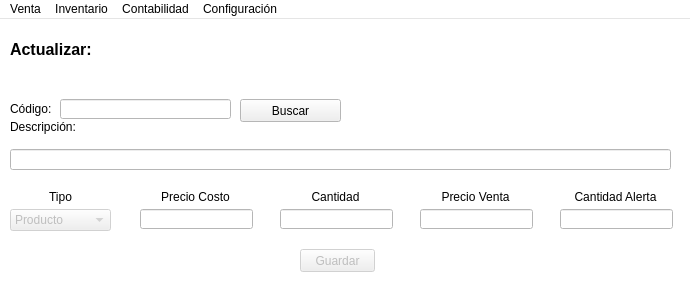
<?xml version="1.0" encoding="UTF-8"?>
<ui version="4.0">
 <class>Agregar</class>
 <widget class="QMainWindow" name="Agregar">
  <property name="geometry">
   <rect>
    <x>0</x>
    <y>0</y>
    <width>690</width>
    <height>292</height>
   </rect>
  </property>
  <property name="sizePolicy">
   <sizepolicy hsizetype="Expanding" vsizetype="Expanding">
    <horstretch>0</horstretch>
    <verstretch>0</verstretch>
   </sizepolicy>
  </property>
  <property name="palette">
   <palette>
    <active>
     <colorrole role="Base">
      <brush brushstyle="SolidPattern">
       <color alpha="255">
        <red>255</red>
        <green>255</green>
        <blue>255</blue>
       </color>
      </brush>
     </colorrole>
     <colorrole role="Window">
      <brush brushstyle="SolidPattern">
       <color alpha="255">
        <red>255</red>
        <green>255</green>
        <blue>255</blue>
       </color>
      </brush>
     </colorrole>
    </active>
    <inactive>
     <colorrole role="Base">
      <brush brushstyle="SolidPattern">
       <color alpha="255">
        <red>255</red>
        <green>255</green>
        <blue>255</blue>
       </color>
      </brush>
     </colorrole>
     <colorrole role="Window">
      <brush brushstyle="SolidPattern">
       <color alpha="255">
        <red>255</red>
        <green>255</green>
        <blue>255</blue>
       </color>
      </brush>
     </colorrole>
    </inactive>
    <disabled>
     <colorrole role="Base">
      <brush brushstyle="SolidPattern">
       <color alpha="255">
        <red>255</red>
        <green>255</green>
        <blue>255</blue>
       </color>
      </brush>
     </colorrole>
     <colorrole role="Window">
      <brush brushstyle="SolidPattern">
       <color alpha="255">
        <red>255</red>
        <green>255</green>
        <blue>255</blue>
       </color>
      </brush>
     </colorrole>
    </disabled>
   </palette>
  </property>
  <property name="cursor">
   <cursorShape>ArrowCursor</cursorShape>
  </property>
  <property name="contextMenuPolicy">
   <enum>Qt::ActionsContextMenu</enum>
  </property>
  <property name="windowTitle">
   <string>HiCell-Actualizar</string>
  </property>
  <property name="windowIcon">
   <iconset resource="resource.qrc">
    <normaloff>:/new/prefix2/icono.png</normaloff>:/new/prefix2/icono.png</iconset>
  </property>
  <widget class="QWidget" name="centralWidget">
   <widget class="QLabel" name="label">
    <property name="geometry">
     <rect>
      <x>10</x>
      <y>80</y>
      <width>51</width>
      <height>20</height>
     </rect>
    </property>
    <property name="sizePolicy">
     <sizepolicy hsizetype="Fixed" vsizetype="MinimumExpanding">
      <horstretch>0</horstretch>
      <verstretch>0</verstretch>
     </sizepolicy>
    </property>
    <property name="autoFillBackground">
     <bool>true</bool>
    </property>
    <property name="text">
     <string>Código:</string>
    </property>
    <property name="textFormat">
     <enum>Qt::RichText</enum>
    </property>
   </widget>
   <widget class="QLineEdit" name="lineEdit_aCodigo">
    <property name="geometry">
     <rect>
      <x>60</x>
      <y>80</y>
      <width>171</width>
      <height>20</height>
     </rect>
    </property>
    <property name="sizePolicy">
     <sizepolicy hsizetype="Preferred" vsizetype="Preferred">
      <horstretch>0</horstretch>
      <verstretch>0</verstretch>
     </sizepolicy>
    </property>
   </widget>
   <widget class="QPushButton" name="pushButton_aBuscar">
    <property name="geometry">
     <rect>
      <x>240</x>
      <y>80</y>
      <width>101</width>
      <height>23</height>
     </rect>
    </property>
    <property name="text">
     <string>Buscar</string>
    </property>
    <property name="icon">
     <iconset resource="resource.qrc">
      <normaloff>:/new/prefix1/buscar.png</normaloff>:/new/prefix1/buscar.png</iconset>
    </property>
   </widget>
   <widget class="QLabel" name="label_2">
    <property name="geometry">
     <rect>
      <x>10</x>
      <y>100</y>
      <width>111</width>
      <height>16</height>
     </rect>
    </property>
    <property name="text">
     <string>Descripción:</string>
    </property>
   </widget>
   <widget class="QLineEdit" name="lineEdit_aDescripcion">
    <property name="enabled">
     <bool>false</bool>
    </property>
    <property name="geometry">
     <rect>
      <x>10</x>
      <y>130</y>
      <width>661</width>
      <height>21</height>
     </rect>
    </property>
   </widget>
   <widget class="QLabel" name="label_3">
    <property name="geometry">
     <rect>
      <x>420</x>
      <y>170</y>
      <width>111</width>
      <height>16</height>
     </rect>
    </property>
    <property name="text">
     <string>Precio Venta</string>
    </property>
    <property name="alignment">
     <set>Qt::AlignCenter</set>
    </property>
   </widget>
   <widget class="QLineEdit" name="lineEdit_aPrecio">
    <property name="enabled">
     <bool>false</bool>
    </property>
    <property name="geometry">
     <rect>
      <x>420</x>
      <y>190</y>
      <width>113</width>
      <height>20</height>
     </rect>
    </property>
   </widget>
   <widget class="QLabel" name="label_4">
    <property name="geometry">
     <rect>
      <x>280</x>
      <y>170</y>
      <width>111</width>
      <height>16</height>
     </rect>
    </property>
    <property name="text">
     <string>Cantidad</string>
    </property>
    <property name="alignment">
     <set>Qt::AlignCenter</set>
    </property>
   </widget>
   <widget class="QLabel" name="label_5">
    <property name="geometry">
     <rect>
      <x>10</x>
      <y>170</y>
      <width>101</width>
      <height>16</height>
     </rect>
    </property>
    <property name="text">
     <string>Tipo</string>
    </property>
    <property name="alignment">
     <set>Qt::AlignCenter</set>
    </property>
   </widget>
   <widget class="QComboBox" name="comboBox_aTipo">
    <property name="enabled">
     <bool>false</bool>
    </property>
    <property name="geometry">
     <rect>
      <x>10</x>
      <y>190</y>
      <width>101</width>
      <height>22</height>
     </rect>
    </property>
    <item>
     <property name="text">
      <string>Producto</string>
     </property>
    </item>
    <item>
     <property name="text">
      <string>Servicio Técnico</string>
     </property>
    </item>
   </widget>
   <widget class="QLineEdit" name="lineEdit_aCantidad">
    <property name="enabled">
     <bool>false</bool>
    </property>
    <property name="geometry">
     <rect>
      <x>280</x>
      <y>190</y>
      <width>113</width>
      <height>20</height>
     </rect>
    </property>
   </widget>
   <widget class="QPushButton" name="pushButton_aGuardar">
    <property name="enabled">
     <bool>false</bool>
    </property>
    <property name="geometry">
     <rect>
      <x>300</x>
      <y>230</y>
      <width>75</width>
      <height>23</height>
     </rect>
    </property>
    <property name="text">
     <string>Guardar</string>
    </property>
   </widget>
   <widget class="QLabel" name="label_6">
    <property name="geometry">
     <rect>
      <x>10</x>
      <y>20</y>
      <width>121</width>
      <height>20</height>
     </rect>
    </property>
    <property name="font">
     <font>
      <pointsize>12</pointsize>
      <weight>75</weight>
      <bold>true</bold>
     </font>
    </property>
    <property name="text">
     <string>Actualizar:</string>
    </property>
   </widget>
   <widget class="QLabel" name="label_7">
    <property name="geometry">
     <rect>
      <x>380</x>
      <y>10</y>
      <width>151</width>
      <height>41</height>
     </rect>
    </property>
    <property name="palette">
     <palette>
      <active>
       <colorrole role="Base">
        <brush brushstyle="SolidPattern">
         <color alpha="255">
          <red>255</red>
          <green>255</green>
          <blue>255</blue>
         </color>
        </brush>
       </colorrole>
       <colorrole role="Window">
        <brush brushstyle="SolidPattern">
         <color alpha="255">
          <red>255</red>
          <green>255</green>
          <blue>255</blue>
         </color>
        </brush>
       </colorrole>
      </active>
      <inactive>
       <colorrole role="Base">
        <brush brushstyle="SolidPattern">
         <color alpha="255">
          <red>255</red>
          <green>255</green>
          <blue>255</blue>
         </color>
        </brush>
       </colorrole>
       <colorrole role="Window">
        <brush brushstyle="SolidPattern">
         <color alpha="255">
          <red>255</red>
          <green>255</green>
          <blue>255</blue>
         </color>
        </brush>
       </colorrole>
      </inactive>
      <disabled>
       <colorrole role="Base">
        <brush brushstyle="SolidPattern">
         <color alpha="255">
          <red>255</red>
          <green>255</green>
          <blue>255</blue>
         </color>
        </brush>
       </colorrole>
       <colorrole role="Window">
        <brush brushstyle="SolidPattern">
         <color alpha="255">
          <red>255</red>
          <green>255</green>
          <blue>255</blue>
         </color>
        </brush>
       </colorrole>
      </disabled>
     </palette>
    </property>
    <property name="text">
     <string/>
    </property>
    <property name="pixmap">
     <pixmap resource="resource.qrc">:/new/prefix1/hicell.png</pixmap>
    </property>
    <property name="scaledContents">
     <bool>true</bool>
    </property>
   </widget>
   <widget class="QLineEdit" name="lineEdit_aPrecioC">
    <property name="enabled">
     <bool>false</bool>
    </property>
    <property name="geometry">
     <rect>
      <x>140</x>
      <y>190</y>
      <width>113</width>
      <height>20</height>
     </rect>
    </property>
   </widget>
   <widget class="QLabel" name="label_8">
    <property name="geometry">
     <rect>
      <x>140</x>
      <y>170</y>
      <width>111</width>
      <height>16</height>
     </rect>
    </property>
    <property name="text">
     <string>Precio Costo</string>
    </property>
    <property name="alignment">
     <set>Qt::AlignCenter</set>
    </property>
   </widget>
   <widget class="QLineEdit" name="lineEdit_aAlerta">
    <property name="enabled">
     <bool>false</bool>
    </property>
    <property name="geometry">
     <rect>
      <x>560</x>
      <y>190</y>
      <width>113</width>
      <height>20</height>
     </rect>
    </property>
   </widget>
   <widget class="QLabel" name="label_9">
    <property name="geometry">
     <rect>
      <x>560</x>
      <y>170</y>
      <width>111</width>
      <height>16</height>
     </rect>
    </property>
    <property name="text">
     <string>Cantidad Alerta</string>
    </property>
    <property name="alignment">
     <set>Qt::AlignCenter</set>
    </property>
   </widget>
  </widget>
  <widget class="QMenuBar" name="menuBar">
   <property name="geometry">
    <rect>
     <x>0</x>
     <y>0</y>
     <width>690</width>
     <height>22</height>
    </rect>
   </property>
   <widget class="QMenu" name="menuVenta">
    <property name="title">
     <string>Venta</string>
    </property>
    <addaction name="actionVenta"/>
    <addaction name="actionDetalle"/>
   </widget>
   <widget class="QMenu" name="menuInventario">
    <property name="title">
     <string>Inventario</string>
    </property>
    <addaction name="actionInventario"/>
    <addaction name="actionActualizar"/>
    <addaction name="actionAlertas"/>
   </widget>
   <widget class="QMenu" name="menuContabilidad">
    <property name="title">
     <string>Contabilidad</string>
    </property>
    <addaction name="actionContabilidad"/>
    <addaction name="actionEgresos"/>
   </widget>
   <widget class="QMenu" name="menuConfiguraci_n">
    <property name="title">
     <string>Configuración</string>
    </property>
    <addaction name="actionCambio"/>
   </widget>
   <addaction name="menuVenta"/>
   <addaction name="menuInventario"/>
   <addaction name="menuContabilidad"/>
   <addaction name="menuConfiguraci_n"/>
  </widget>
  <action name="actionVenta">
   <property name="text">
    <string>Venta</string>
   </property>
  </action>
  <action name="actionContabilidad">
   <property name="text">
    <string>Contabilidad</string>
   </property>
  </action>
  <action name="actionActualizar">
   <property name="enabled">
    <bool>false</bool>
   </property>
   <property name="text">
    <string>Actualizar</string>
   </property>
  </action>
  <action name="actionEgresos">
   <property name="text">
    <string>Egresos</string>
   </property>
  </action>
  <action name="actionInventario">
   <property name="text">
    <string>Inventario</string>
   </property>
  </action>
  <action name="actionDetalle">
   <property name="text">
    <string>Modificar</string>
   </property>
  </action>
  <action name="actionCambio">
   <property name="text">
    <string>Cambio de Contraseña</string>
   </property>
  </action>
  <action name="actionAlertas">
   <property name="text">
    <string>Alertas</string>
   </property>
  </action>
 </widget>
 <layoutdefault spacing="6" margin="11"/>
 <resources>
  <include location="resource.qrc"/>
 </resources>
 <connections/>
</ui>
